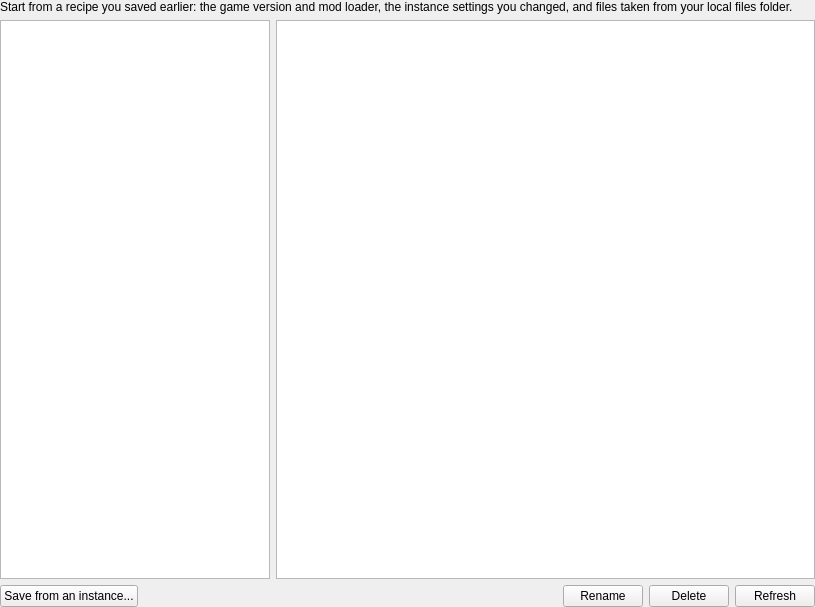
<?xml version="1.0" encoding="UTF-8"?>
<ui version="4.0">
 <class>TemplatePage</class>
 <widget class="QWidget" name="TemplatePage">
  <property name="geometry">
   <rect>
    <x>0</x>
    <y>0</y>
    <width>815</width>
    <height>607</height>
   </rect>
  </property>
  <layout class="QVBoxLayout" name="verticalLayout">
   <property name="leftMargin">
    <number>0</number>
   </property>
   <property name="topMargin">
    <number>0</number>
   </property>
   <property name="rightMargin">
    <number>0</number>
   </property>
   <property name="bottomMargin">
    <number>0</number>
   </property>
   <item>
    <widget class="QLabel" name="introLabel">
     <property name="text">
      <string>Start from a recipe you saved earlier: the game version and mod loader, the instance settings you changed, and files taken from your local files folder.</string>
     </property>
     <property name="wordWrap">
      <bool>true</bool>
     </property>
    </widget>
   </item>
   <item>
    <layout class="QHBoxLayout" name="contentLayout" stretch="1,2">
     <item>
      <widget class="QListWidget" name="templateList">
       <property name="alternatingRowColors">
        <bool>true</bool>
       </property>
       <property name="iconSize">
        <size>
         <width>32</width>
         <height>32</height>
        </size>
       </property>
      </widget>
     </item>
     <item>
      <widget class="QTextBrowser" name="preview">
       <property name="openExternalLinks">
        <bool>true</bool>
       </property>
      </widget>
     </item>
    </layout>
   </item>
   <item>
    <layout class="QHBoxLayout" name="buttonLayout">
     <item>
      <widget class="QPushButton" name="fromInstanceButton">
       <property name="text">
        <string>Save from an instance...</string>
       </property>
      </widget>
     </item>
     <item>
      <spacer name="buttonSpacer">
       <property name="orientation">
        <enum>Qt::Horizontal</enum>
       </property>
       <property name="sizeHint" stdset="0">
        <size>
         <width>40</width>
         <height>20</height>
        </size>
       </property>
      </spacer>
     </item>
     <item>
      <widget class="QPushButton" name="renameButton">
       <property name="text">
        <string>Rename</string>
       </property>
      </widget>
     </item>
     <item>
      <widget class="QPushButton" name="deleteButton">
       <property name="text">
        <string>Delete</string>
       </property>
      </widget>
     </item>
     <item>
      <widget class="QPushButton" name="refreshButton">
       <property name="text">
        <string>Refresh</string>
       </property>
      </widget>
     </item>
    </layout>
   </item>
  </layout>
 </widget>
 <resources/>
 <connections/>
</ui>
